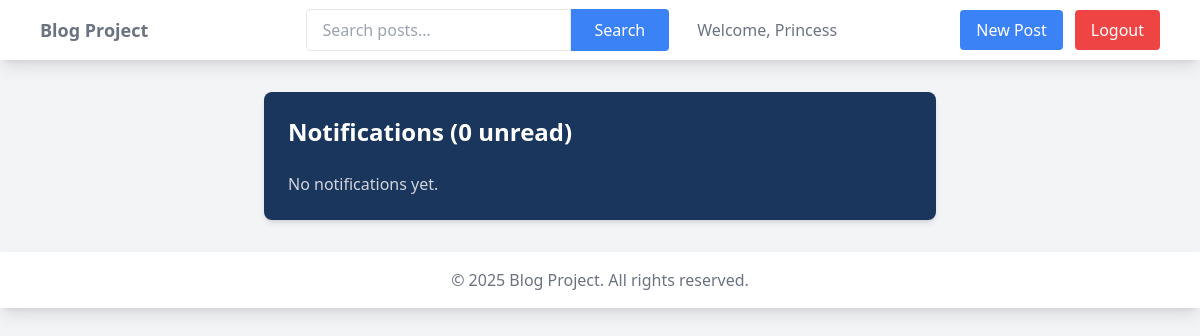
Page /notifications/ (signed in) on the earlier database version.
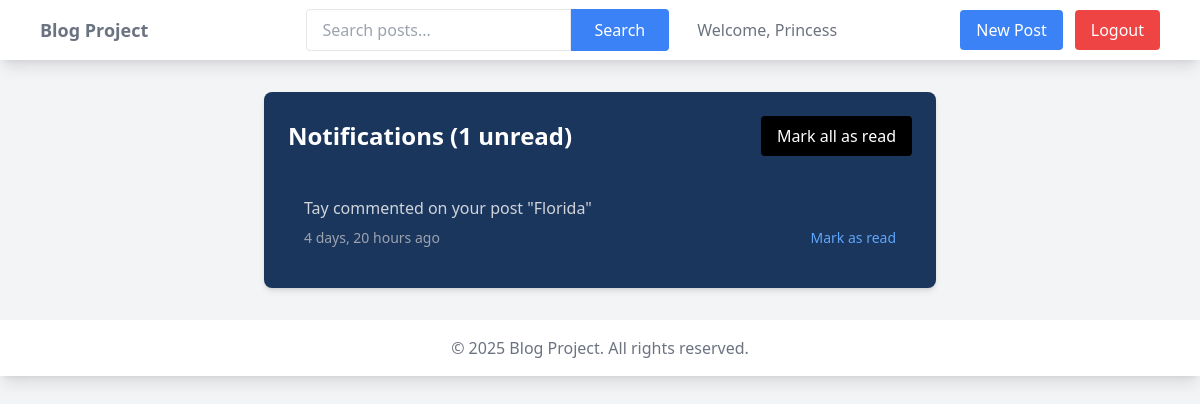
Same page on the later database version.
### blog/models.py (models this page shows, shortened)
class Notification(models.Model):
    NOTIFICATION_TYPES = (
        ('comment', 'New Comment'),
        ('post', 'New Post'),
        ('like', 'New Like'),
    )
    recipient = models.ForeignKey(User, on_delete=models.CASCADE, related_name='notifications')
    sender = models.ForeignKey(User, on_delete=models.CASCADE, related_name='sent_notifications')
    notification_type = models.CharField(max_length=20, choices=NOTIFICATION_TYPES)
    post = models.ForeignKey(Post, on_delete=models.CASCADE, null=True, blank=True)
    comment = models.ForeignKey('Comment', on_delete=models.CASCADE, null=True, blank=True)
    text = models.CharField(max_length=255)
    is_read = models.BooleanField(default=False)
    created_at = models.DateTimeField(auto_now_add=True)
    class Meta:
        ordering = ['-created_at']

### blog/views.py (the view)
# urls.py: path('notifications/', views.notifications, name='notifications'),
@login_required
def notifications(request):
    notifications = request.user.notifications.all()
    unread_count = notifications.filter(is_read=False).count()
    if request.method == 'POST':
        notifications.update(is_read=True)
        return redirect('notifications')
    return render(request, 'blog/notifications.html', {
        'notifications': notifications,
        'unread_count': unread_count
    })

### templates/blog/notifications.html (shortened to what this page needs)
{% extends 'base.html' %}
{% block content %}
<div class="max-w-2xl mx-auto">
    <div class="bg-navy-800 rounded-lg shadow-md p-6 text-white">
        <div class="flex justify-between items-center mb-6">
            <h2 class="text-2xl font-bold">Notifications ({{ unread_count }} unread)</h2>
            {% if unread_count > 0 %}
            <form method="post">
                <button type="submit" class="px-4 py-2 bg-black text-white rounded hover:bg-gray-800">
                    Mark all as read
                </button>
            </form>
            {% endif %}
        </div>
        <div class="space-y-4">
            {% for notification in notifications %}
            <div class="p-4 {% if not notification.is_read %}bg-navy-700{% else %}bg-navy-900{% endif %} rounded">
                <p class="text-gray-300">{{ notification.text }}</p>
                <div class="flex justify-between items-center mt-2">
                    <span class="text-sm text-gray-400">{{ notification.created_at|timesince }} ago</span>
                    {% if not notification.is_read %}
                    <a href="{% url 'mark_notification_read' pk=notification.pk %}"
                       class="text-sm text-blue-400 hover:text-blue-300">Mark as read</a>
                    {% endif %}
                </div>
            </div>
            {% empty %}
            <p class="text-gray-300">No notifications yet.</p>
            {% endfor %}
        </div>
    </div>
</div>
{% endblock %}

Differences in the rows shown:
added Notification: text "Tay commented on your post \"Florida\"", created_at "4 days, 20 hours", is_read "Mark as read"
Other differences:
{{ unread_count }}: "0" → "1"
text no longer shown: "No notifications yet."
text now shown: "Mark all as read"
